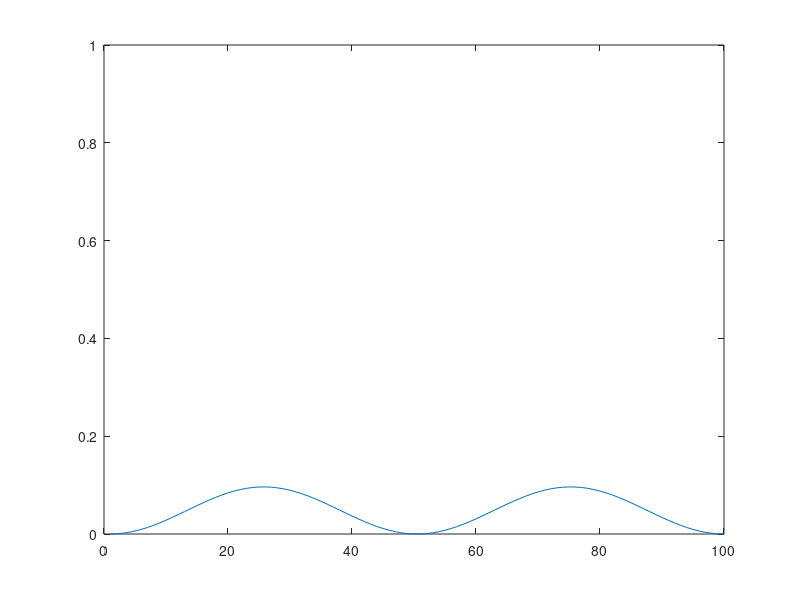
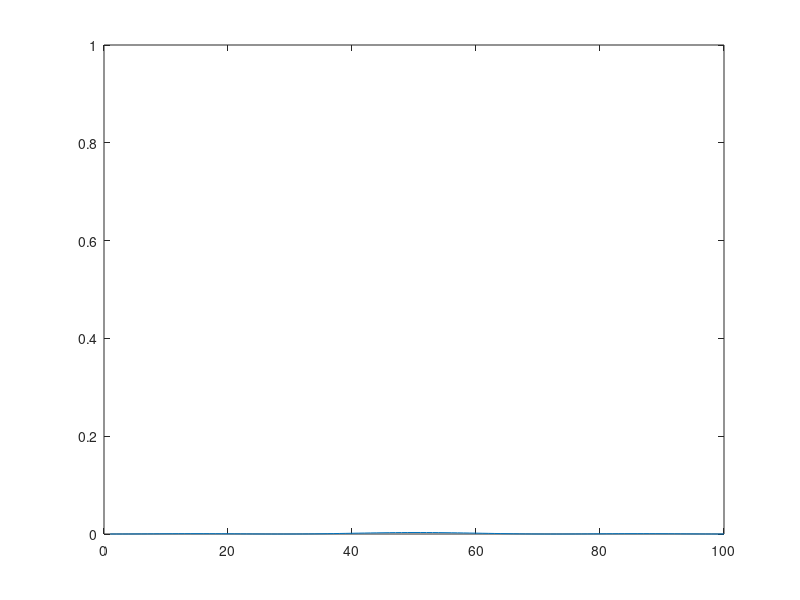
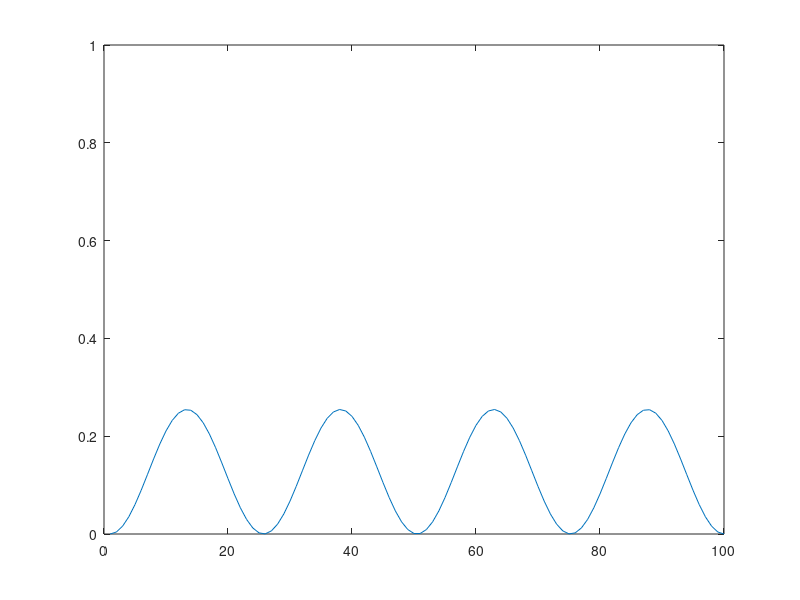
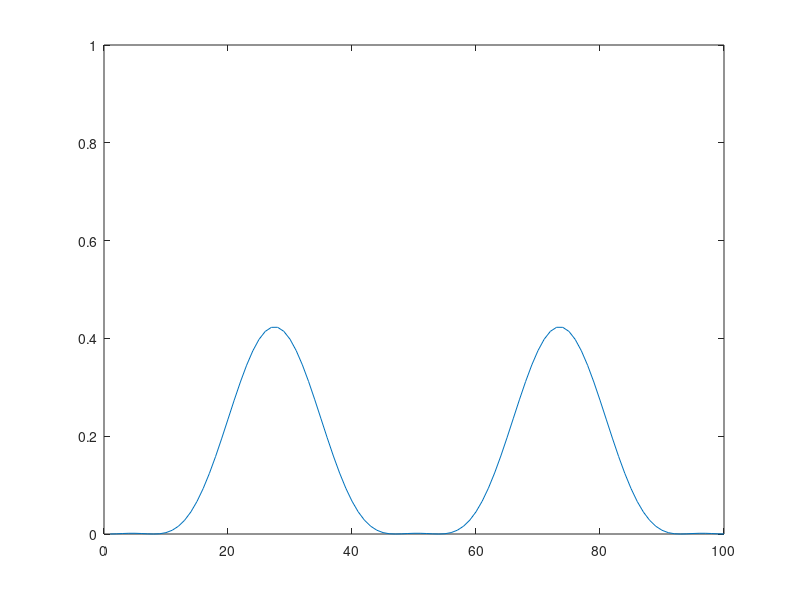

MATLAB code to generate these figures, in order:
hbarra = 7;
m      = .1;
omega  = 1;
pos    = 1;
L      = 9

%Dimensões da função laplaciana

n = 100
x = 0:n-1

volta      = (-2*diag(ones(n,1),0) + diag(ones((n-1),1),1) ...
           + diag(ones((n-1),1),-1));

volta(1,1) = 0; 
volta(2,1) = 0; 
volta(1,2) = 0;

%estacionário, logo f(0) = 0

volta(n,n-1) = 0; 
volta(n-1,n) = 0; 
volta(n,n)   = 0;

%estacionário, logo f(L) = 0

%hamiltoniano

%definir hamiltoniano para o sistema. Oscilador Harmonico Simples

%H|p> = E|p>
H=(-(hbarra.^2)/(2.*m).*(volta.^2) + 1/2*m*(omega^2)*(pos^2));

%encontrar as soluções de H
eig(H); %encontra autosoluções para a matriz hamiltoniana

%autovalores e autovetores
[V,E] = eig(H)
V; %autoestados autovetores
E; %autoenergias autovalores

%E é uma matriz com seus autovalores na diagonal
%diagonalizar para obter as energias
En=diag(E)


FUNCFO = zeros(100,1)
%função densidade de probabilidade para os n autoestados
%estado inicial t=0 a t=2

for n=1:5 %5 primeiros autoestados do oscilador harmonico quântico
    figure
    V(:,n)=V(:,n)/max(abs(V(:,n)))
    for t=0:0.1:2
        onda=cos(t*En(n)/hbarra); %calcula a função de onda
        fo=(onda.*(V(:,n)));
        FUNCFO=FUNCFO + fo
        plot(fo.^2) %densidade de probabilidade
        axis([0,100,0,1]) %eixos variando de 0 a 100 e de -.5 a .5
        pause(0.1)
    end
end


%sem efeitos de entrelaçamento
